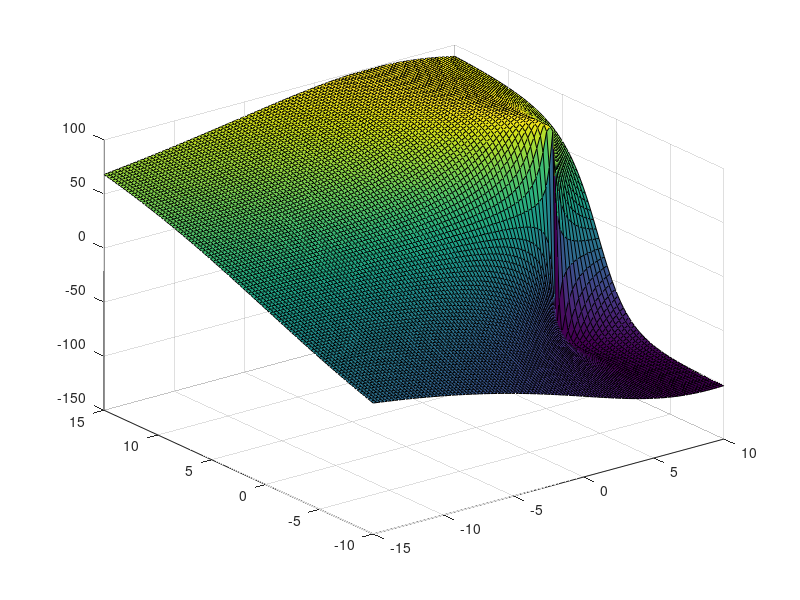
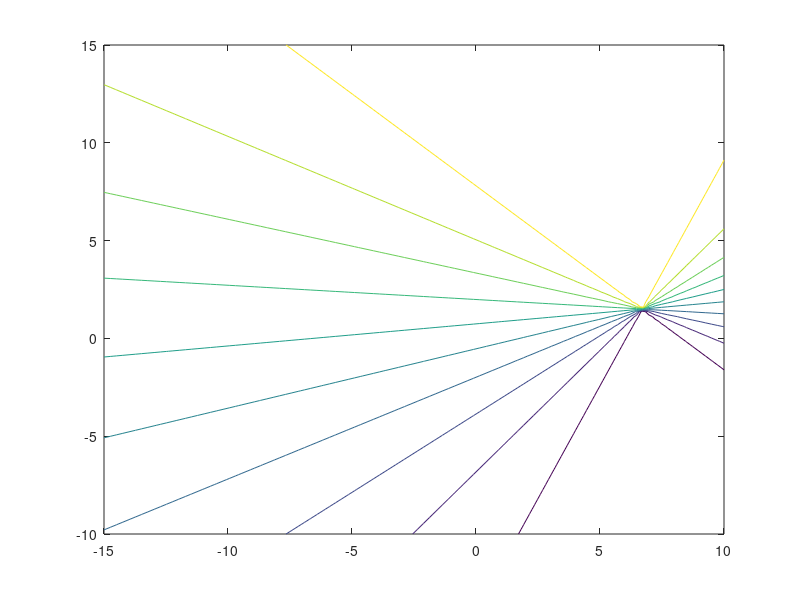

Reproduce these figures in MATLAB, in order.
p_A = [6.7; 1.5];
p_B = [5.4,; 7.8];
r = 3.5;
d_v = p_B - p_A;
theta = asin(r/norm(d_v));

x = linspace(-15,10);
y = linspace(-10,15);
Z = zeros(100,100);

for ii = 1:100
    for jj = 1:100
        v_p = [x(ii); y(jj)];
        v_v = v_p - p_A;
        Z(jj,ii) = 100 * (v_v' * d_v)/(norm(v_v)*norm(d_v)) - cos(theta);
    end
end

[X,Y] = meshgrid(x,y);
figure(1)
surf(X,Y,Z)
figure(2)
contour(X,Y,Z,10)